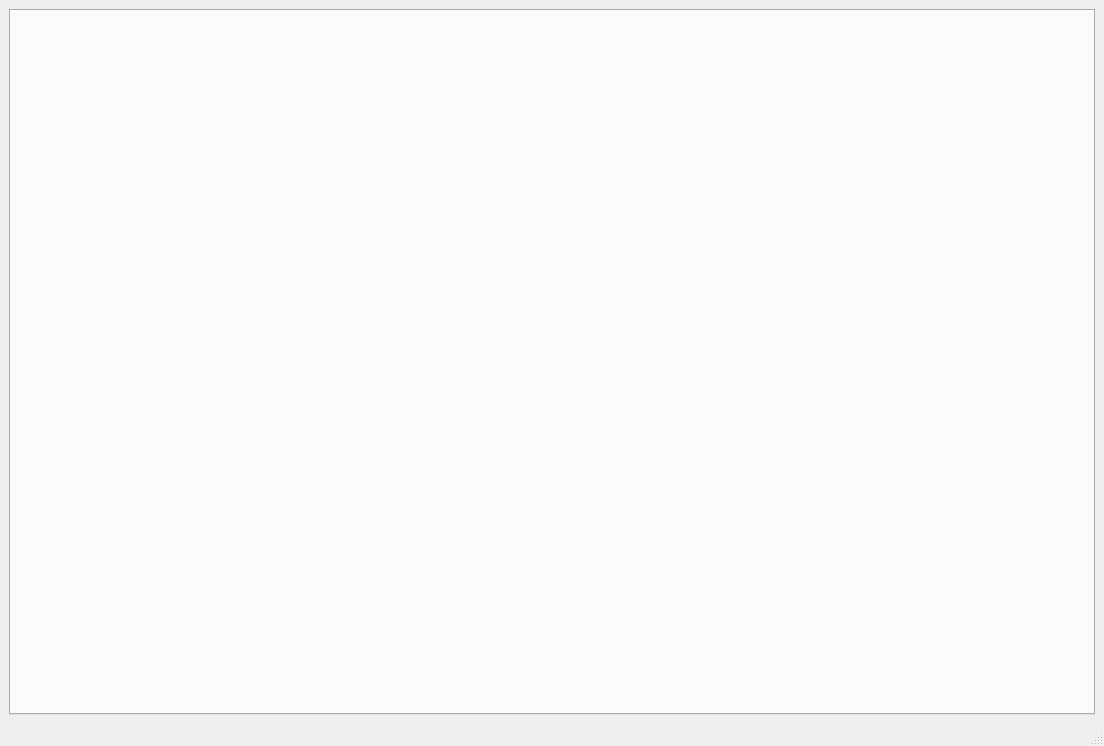
<?xml version="1.0" encoding="UTF-8"?>
<ui version="4.0">
 <class>MainWindow</class>
 <widget class="QMainWindow" name="MainWindow">
  <property name="geometry">
   <rect>
    <x>0</x>
    <y>0</y>
    <width>1104</width>
    <height>746</height>
   </rect>
  </property>
  <property name="windowTitle">
   <string>iOSA - Edit Patient Data</string>
  </property>
  <property name="windowIcon">
   <iconset>
    <normaloff>bin/icons/WindowLogo.png</normaloff>bin/icons/WindowLogo.png</iconset>
  </property>
  <widget class="QWidget" name="centralwidget">
   <layout class="QVBoxLayout" name="verticalLayout">
    <item>
     <layout class="QGridLayout" name="gridLayout_2">
      <item row="0" column="0">
       <widget class="QTabWidget" name="tabWidget"/>
      </item>
     </layout>
    </item>
   </layout>
  </widget>
  <widget class="QStatusBar" name="statusbar"/>
 </widget>
 <resources/>
 <connections/>
</ui>
